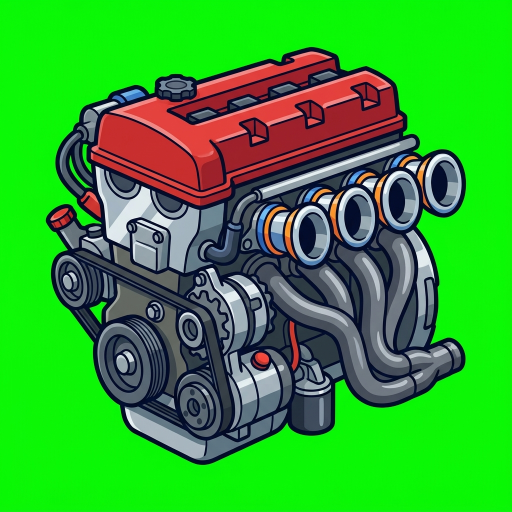
#> input picture frontend/ART-REQUESTS/incoming/engine-ae86.jpg, 1024 x 1024 px (shown at 1/2 size)
$ python -i import-art.py   (imports and definitions only)
#> lines starting #> are read from the running program, lines starting #| are printed output that depends on the picture
#!/usr/bin/env python3
"""Import generated images from frontend/ART-REQUESTS/incoming/ into the game.

For each file whose name matches a request in requests.json (any of .png .jpg .jpeg .webp):
removes the green/magenta chroma key, trims, resizes, saves to the request's target under
frontend/shared/art/ and lists it in frontend/shared/art/manifest.json. Re-running replaces
earlier imports, so a bad image can be regenerated and imported again.

Usage: python3 scripts/import-art.py [--dry-run] [--missing]
Requires Pillow (pip3 install pillow).
"""
import json
import sys
from pathlib import Path

from PIL import Image, ImageChops

ROOT = Path(__file__).resolve().parent.parent
REQUESTS = ROOT / 'frontend/ART-REQUESTS/requests.json'
INCOMING = ROOT / 'frontend/ART-REQUESTS/incoming'
MANIFEST = ROOT / 'frontend/shared/art/manifest.json'
EXTENSIONS = {'.png', '.jpg', '.jpeg', '.webp'}


# [18 lines left out: function remove_key, not called in this run]


def trim(image):
    box = image.split()[3].point(lambda v: 255 if v > 16 else 0).getbbox()
    return image.crop(box) if box else image


# [61 lines left out: functions fit, cover, main, not called in this run]


# [2 lines not run here, left out]

>>> import cv2
>>> picture = cv2.imread('../frontend/ART-REQUESTS/incoming/engine-ae86.jpg', cv2.IMREAD_GRAYSCALE)
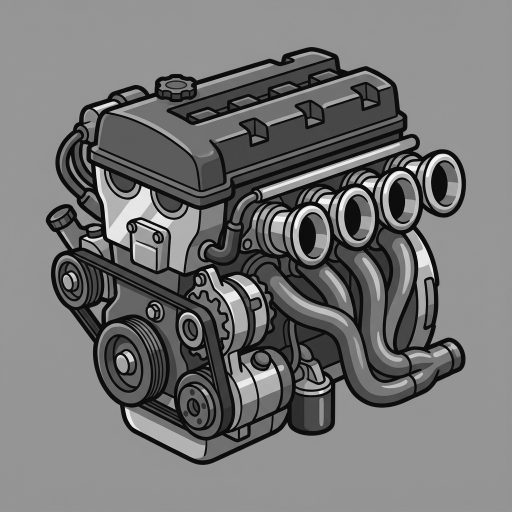
#> picture: shape (1024, 1024) (shown at 1/2 size); min 1, max 255, mean 117.2
#> (the run stopped early here; a loop or call above may not have finished)

$ run again, on frontend/ART-REQUESTS/incoming/engine-e92m3.jpg
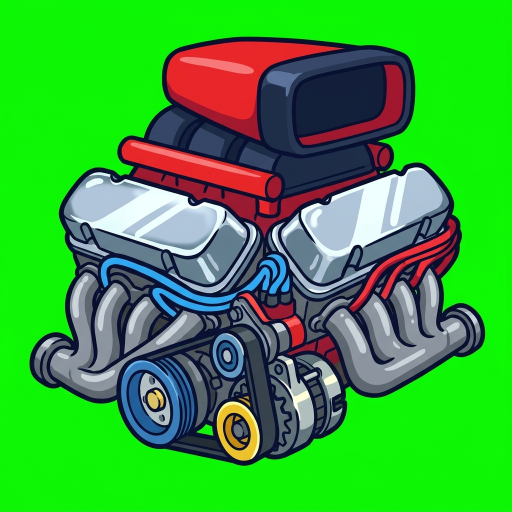
#> input picture frontend/ART-REQUESTS/incoming/engine-e92m3.jpg, 1024 x 1024 px (shown at 1/2 size)
#> `picture = cv2.imread('../frontend/ART-REQUESTS/incoming/engine-ae86.jp..`:
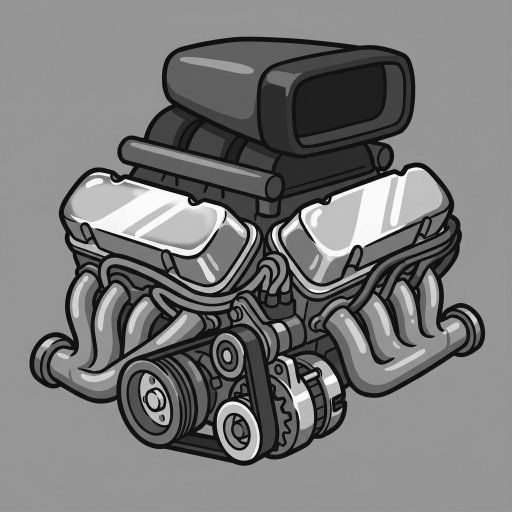
#> picture: shape (1024, 1024) (shown at 1/2 size); min 1, max 255, mean 121

$ run again, on frontend/ART-REQUESTS/incoming/engine-f22c.jpg
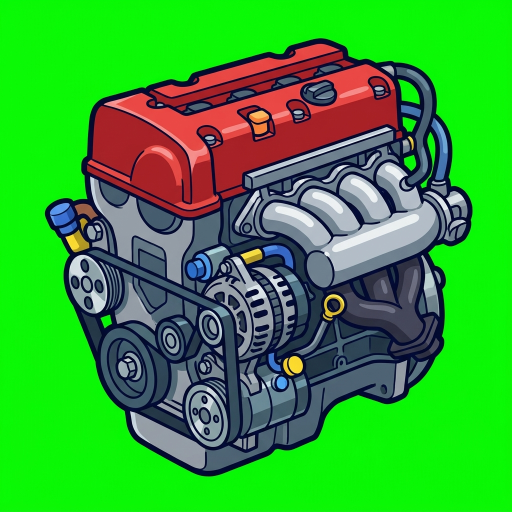
#> input picture frontend/ART-REQUESTS/incoming/engine-f22c.jpg, 1024 x 1024 px (shown at 1/2 size)
#> `picture = cv2.imread('../frontend/ART-REQUESTS/incoming/engine-ae86.jp..`:
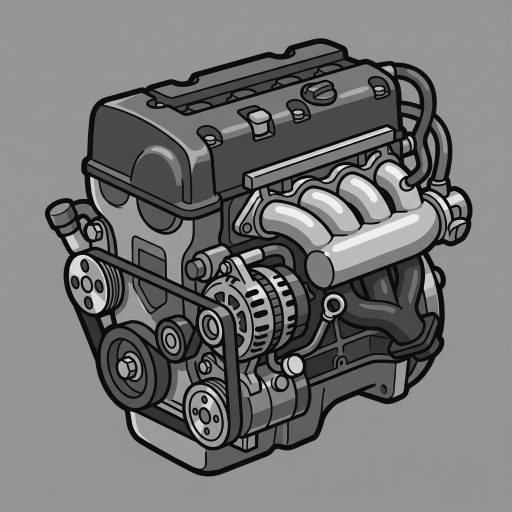
#> picture: shape (1024, 1024) (shown at 1/2 size); min 0, max 252, mean 117.1

$ run again, on frontend/ART-REQUESTS/incoming/engine-p1.jpg
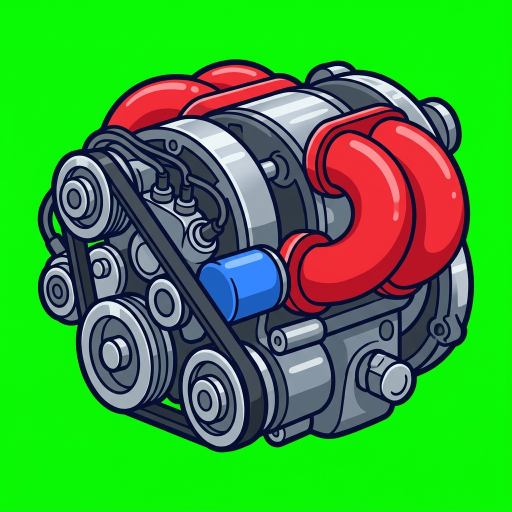
#> input picture frontend/ART-REQUESTS/incoming/engine-p1.jpg, 1024 x 1024 px (shown at 1/2 size)
#> `picture = cv2.imread('../frontend/ART-REQUESTS/incoming/engine-ae86.jp..`:
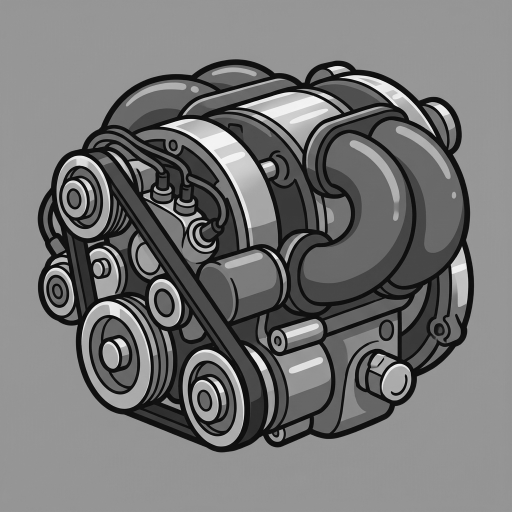
#> picture: shape (1024, 1024) (shown at 1/2 size); min 2, max 255, mean 117.7
